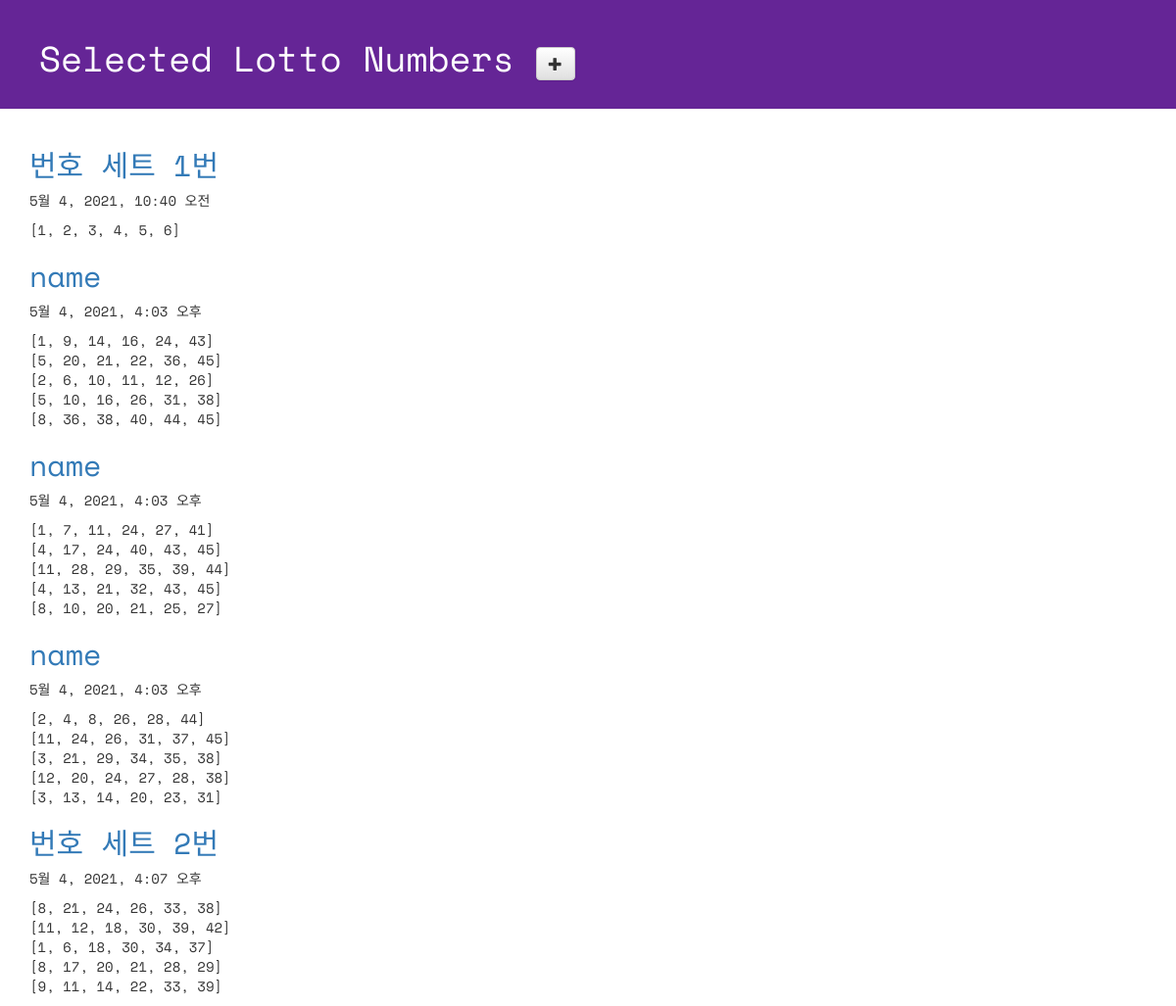
Page /lotto/ on the committed database.
### lotto/models.py (models this page shows, shortened)
class GuessNumbers(models.Model):
    name = models.CharField(max_length=24)
    text = models.CharField(max_length=255)
    lottos = models.CharField(max_length=255, default='[1, 2, 3, 4, 5, 6]')
    num_lottos = models.IntegerField(default=5)
    update_date = models.DateTimeField()

### lotto/views.py (the view)
# urls.py: path('lotto/', views.index, name='index'),
def index(request):
    lottos = GuessNumbers.objects.all()
    return render(request, 'lotto/default.html', {'lottos' : lottos})

### lotto/templates/lotto/default.html (shortened to what this page needs)
<!DOCTYPE html>
{% load static %}
<html lang="ko">
<head>
   <link rel="stylesheet" href="//maxcdn.bootstrapcdn.com/bootstrap/3.2.0/css/bootstrap.min.css">
   <link rel="stylesheet" href="//maxcdn.bootstrapcdn.com/bootstrap/3.2.0/css/bootstrap-theme.min.css">
   <link rel='stylesheet' href='{% static "css/lotto.css" %}'>
</head>
<body>
  <div class="page-header">
    <h1>
      Selected Lotto Numbers
      <a href="{% url 'new_lotto' %}">
        <span class="glyphicon glyphicon-plus btn btn-default"></span>
      </a>
    </h1>
  </div>
   <div class="container lotto">
     {% for lotto in lottos %}
       <h2>
         <a href="{% url 'detail' lottokey=lotto.pk %}">
           {{ lotto.name}}
         </a>
       </h2>
       <p>{{ lotto.update_date }}</p>
       <p>{{ lotto.lottos | linebreaksbr }}</p>
     {% endfor %}
   </div>
</body>
</html>

### lotto/static/css/lotto.css (style rules this page uses)
.page-header { background-color: #652596; margin-top: 0; padding: 20px 20px 20px 40px; font-family: 'Space Mono', monospace; }
.page-header h1 { color: #FFFFFF; }
.container { font-family: 'Space Mono', monospace; }
.container h2 { color: #B9F442; }

### rows in the picture
GuessNumbers: name "번호 세트 1번", update_date "5월 4, 2021, 10:40 오전", lottos "[1, 2, 3, 4, 5, 6]"
GuessNumbers: name "name", update_date "5월 4, 2021, 4:03 오후", lottos "[1, 9, 14, 16, 24, 43] [5, 20, 21, 22, 36, 45] [2, 6, 10, 11, 12, 26] [5, 10, 16, 26, 31, 38] [8, 36, 38, 40, 44, 45]"
GuessNumbers: name "name", update_date "5월 4, 2021, 4:03 오후", lottos "[1, 7, 11, 24, 27, 41] [4, 17, 24, 40, 43, 45] [11, 28, 29, 35, 39, 44] [4, 13, 21, 32, 43, 45] [8, 10, 20, 21, 25, 27]"
GuessNumbers: name "name", update_date "5월 4, 2021, 4:03 오후", lottos "[2, 4, 8, 26, 28, 44] [11, 24, 26, 31, 37, 45] [3, 21, 29, 34, 35, 38] [12, 20, 24, 27, 28, 38] [3, 13, 14, 20, 23, 31]"
GuessNumbers: name "번호 세트 2번", update_date "5월 4, 2021, 4:07 오후", lottos "[8, 21, 24, 26, 33, 38] [11, 12, 18, 30, 39, 42] [1, 6, 18, 30, 34, 37] [8, 17, 20, 21, 28, 29] [9, 11, 14, 22, 33, 39]"
